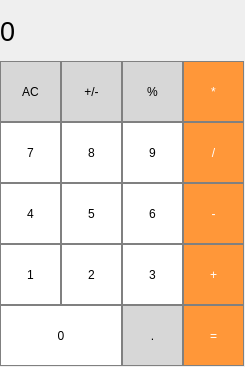
<?xml version="1.0" encoding="UTF-8"?>
<ui version="4.0">
 <class>MainWindow</class>
 <widget class="QMainWindow" name="MainWindow">
  <property name="geometry">
   <rect>
    <x>0</x>
    <y>0</y>
    <width>245</width>
    <height>367</height>
   </rect>
  </property>
  <property name="windowTitle">
   <string>MainWindow</string>
  </property>
  <widget class="QWidget" name="centralwidget">
   <widget class="QLabel" name="result_show">
    <property name="geometry">
     <rect>
      <x>0</x>
      <y>0</y>
      <width>244</width>
      <height>62</height>
     </rect>
    </property>
    <property name="font">
     <font>
      <pointsize>20</pointsize>
     </font>
    </property>
    <property name="layoutDirection">
     <enum>Qt::RightToLeft</enum>
    </property>
    <property name="autoFillBackground">
     <bool>false</bool>
    </property>
    <property name="styleSheet">
     <string notr="true">QLabel {

  border: 1px solid gray;
}

background-color : white;</string>
    </property>
    <property name="text">
     <string>0</string>
    </property>
   </widget>
   <widget class="QPushButton" name="pushButton_clear">
    <property name="geometry">
     <rect>
      <x>0</x>
      <y>61</y>
      <width>61</width>
      <height>61</height>
     </rect>
    </property>
    <property name="styleSheet">
     <string notr="true">QPushButton {
	background-color: rgb(215, 215, 215);
	border: 1px solid gray;
}
QPushButton:pressed {
	background-color: qlineargradient(x1: 0, y1: 0, x2:9, y2:1,
									stop: 0 #BEBEBE, stop: 1 #D7D7D7);
} </string>
    </property>
    <property name="text">
     <string>AC</string>
    </property>
   </widget>
   <widget class="QPushButton" name="pushButton_plus_minus">
    <property name="geometry">
     <rect>
      <x>61</x>
      <y>61</y>
      <width>61</width>
      <height>61</height>
     </rect>
    </property>
    <property name="styleSheet">
     <string notr="true">QPushButton {
	background-color: rgb(215, 215, 215);
	border: 1px solid gray;
}
QPushButton:pressed {
	background-color: qlineargradient(x1: 0, y1: 0, x2:9, y2:1,
									stop: 0 #BEBEBE, stop: 1 #D7D7D7);
} </string>
    </property>
    <property name="text">
     <string>+/-</string>
    </property>
   </widget>
   <widget class="QPushButton" name="pushButton_percent">
    <property name="geometry">
     <rect>
      <x>122</x>
      <y>61</y>
      <width>61</width>
      <height>61</height>
     </rect>
    </property>
    <property name="autoFillBackground">
     <bool>false</bool>
    </property>
    <property name="styleSheet">
     <string notr="true">QPushButton {
	background-color: rgb(215, 215, 215);
	border: 1px solid gray;
}
QPushButton:pressed {
	background-color: qlineargradient(x1: 0, y1: 0, x2:9, y2:1,
									stop: 0 #BEBEBE, stop: 1 #D7D7D7);
} </string>
    </property>
    <property name="text">
     <string>%</string>
    </property>
   </widget>
   <widget class="QPushButton" name="pushButton_mult">
    <property name="geometry">
     <rect>
      <x>183</x>
      <y>61</y>
      <width>61</width>
      <height>61</height>
     </rect>
    </property>
    <property name="styleSheet">
     <string notr="true">QPushButton {
	background-color: rgb(255, 151, 57);
	color: white;
	border: 1px solid grey;
}

QPushButton:pressed{
	background-color: qlineargradient(x1: 0, y1: 0, x2: 0, y2: 1,
									stop: 0 #FF7832, stop1  #FF9739);
}</string>
    </property>
    <property name="text">
     <string>*</string>
    </property>
   </widget>
   <widget class="QPushButton" name="pushButton_7">
    <property name="geometry">
     <rect>
      <x>0</x>
      <y>122</y>
      <width>61</width>
      <height>61</height>
     </rect>
    </property>
    <property name="styleSheet">
     <string notr="true">QPushButton{
	background-color:  rgb(255, 255, 255);
	border: 1px solid gray;
}

QPushButton:pressed{
	background-color: qlineargradient(x1: 0, y1: 0, x2: 0, y2: 1,
									stop: 0 #DADBDE, stop1  #F6F7FA);
}</string>
    </property>
    <property name="text">
     <string>7</string>
    </property>
   </widget>
   <widget class="QPushButton" name="pushButton_8">
    <property name="geometry">
     <rect>
      <x>61</x>
      <y>122</y>
      <width>61</width>
      <height>61</height>
     </rect>
    </property>
    <property name="styleSheet">
     <string notr="true">QPushButton{
	background-color:  rgb(255, 255, 255);
	border: 1px solid gray;
}

QPushButton:pressed{
	background-color: qlineargradient(x1: 0, y1: 0, x2: 0, y2: 1,
									stop: 0 #DADBDE, stop1  #F6F7FA);
}</string>
    </property>
    <property name="text">
     <string>8</string>
    </property>
   </widget>
   <widget class="QPushButton" name="pushButton_9">
    <property name="geometry">
     <rect>
      <x>122</x>
      <y>122</y>
      <width>61</width>
      <height>61</height>
     </rect>
    </property>
    <property name="styleSheet">
     <string notr="true">QPushButton{
	background-color:  rgb(255, 255, 255);
	border: 1px solid gray;
}

QPushButton:pressed{
	background-color: qlineargradient(x1: 0, y1: 0, x2: 0, y2: 1,
									stop: 0 #DADBDE, stop1  #F6F7FA);
}</string>
    </property>
    <property name="text">
     <string>9</string>
    </property>
   </widget>
   <widget class="QPushButton" name="pushButton_divide">
    <property name="geometry">
     <rect>
      <x>183</x>
      <y>122</y>
      <width>61</width>
      <height>61</height>
     </rect>
    </property>
    <property name="styleSheet">
     <string notr="true">QPushButton {
	background-color: rgb(255, 151, 57);
	color: white;
	border: 1px solid grey;
}

QPushButton:pressed{
	background-color: qlineargradient(x1: 0, y1: 0, x2: 0, y2: 1,
									stop: 0 #FF7832, stop1  #FF9739);
}</string>
    </property>
    <property name="text">
     <string>/</string>
    </property>
   </widget>
   <widget class="QPushButton" name="pushButton_4">
    <property name="geometry">
     <rect>
      <x>0</x>
      <y>183</y>
      <width>61</width>
      <height>61</height>
     </rect>
    </property>
    <property name="styleSheet">
     <string notr="true">QPushButton{
	background-color:  rgb(255, 255, 255);
	border: 1px solid gray;
}

QPushButton:pressed{
	background-color: qlineargradient(x1: 0, y1: 0, x2: 0, y2: 1,
									stop: 0 #DADBDE, stop1  #F6F7FA);
}</string>
    </property>
    <property name="text">
     <string>4</string>
    </property>
   </widget>
   <widget class="QPushButton" name="pushButton_5">
    <property name="geometry">
     <rect>
      <x>61</x>
      <y>183</y>
      <width>61</width>
      <height>61</height>
     </rect>
    </property>
    <property name="styleSheet">
     <string notr="true">QPushButton{
	background-color:  rgb(255, 255, 255);
	border: 1px solid gray;
}

QPushButton:pressed{
	background-color: qlineargradient(x1: 0, y1: 0, x2: 0, y2: 1,
									stop: 0 #DADBDE, stop1  #F6F7FA);
}</string>
    </property>
    <property name="text">
     <string>5</string>
    </property>
   </widget>
   <widget class="QPushButton" name="pushButton_6">
    <property name="geometry">
     <rect>
      <x>122</x>
      <y>183</y>
      <width>61</width>
      <height>61</height>
     </rect>
    </property>
    <property name="styleSheet">
     <string notr="true">QPushButton{
	background-color:  rgb(255, 255, 255);
	border: 1px solid gray;
}

QPushButton:pressed{
	background-color: qlineargradient(x1: 0, y1: 0, x2: 0, y2: 1,
									stop: 0 #DADBDE, stop1  #F6F7FA);
}</string>
    </property>
    <property name="text">
     <string>6</string>
    </property>
   </widget>
   <widget class="QPushButton" name="pushButton_minus">
    <property name="geometry">
     <rect>
      <x>183</x>
      <y>183</y>
      <width>61</width>
      <height>61</height>
     </rect>
    </property>
    <property name="styleSheet">
     <string notr="true">QPushButton {
	background-color: rgb(255, 151, 57);
	color: white;
	border: 1px solid grey;
}

QPushButton:pressed{
	background-color: qlineargradient(x1: 0, y1: 0, x2: 0, y2: 1,
									stop: 0 #FF7832, stop1  #FF9739);
}</string>
    </property>
    <property name="text">
     <string>-</string>
    </property>
   </widget>
   <widget class="QPushButton" name="pushButton_1">
    <property name="geometry">
     <rect>
      <x>0</x>
      <y>244</y>
      <width>61</width>
      <height>61</height>
     </rect>
    </property>
    <property name="styleSheet">
     <string notr="true">QPushButton{
	background-color:  rgb(255, 255, 255);
	border: 1px solid gray;
}

QPushButton:pressed{
	background-color: qlineargradient(x1: 0, y1: 0, x2: 0, y2: 1,
									stop: 0 #DADBDE, stop1  #F6F7FA);
}</string>
    </property>
    <property name="text">
     <string>1</string>
    </property>
   </widget>
   <widget class="QPushButton" name="pushButton_2">
    <property name="geometry">
     <rect>
      <x>61</x>
      <y>244</y>
      <width>61</width>
      <height>61</height>
     </rect>
    </property>
    <property name="styleSheet">
     <string notr="true">QPushButton{
	background-color:  rgb(255, 255, 255);
	border: 1px solid gray;
}

QPushButton:pressed{
	background-color: qlineargradient(x1: 0, y1: 0, x2: 0, y2: 1,
									stop: 0 #DADBDE, stop1  #F6F7FA);
}</string>
    </property>
    <property name="text">
     <string>2</string>
    </property>
   </widget>
   <widget class="QPushButton" name="pushButton_3">
    <property name="geometry">
     <rect>
      <x>122</x>
      <y>244</y>
      <width>61</width>
      <height>61</height>
     </rect>
    </property>
    <property name="styleSheet">
     <string notr="true">QPushButton{
	background-color:  rgb(255, 255, 255);
	border: 1px solid gray;
}

QPushButton:pressed{
	background-color: qlineargradient(x1: 0, y1: 0, x2: 0, y2: 1,
									stop: 0 #DADBDE, stop1  #F6F7FA);
}</string>
    </property>
    <property name="text">
     <string>3</string>
    </property>
   </widget>
   <widget class="QPushButton" name="pushButton_plus">
    <property name="geometry">
     <rect>
      <x>183</x>
      <y>244</y>
      <width>61</width>
      <height>61</height>
     </rect>
    </property>
    <property name="styleSheet">
     <string notr="true">QPushButton {
	background-color: rgb(255, 151, 57);
	color: white;
	border: 1px solid grey;
}

QPushButton:pressed{
	background-color: qlineargradient(x1: 0, y1: 0, x2: 0, y2: 1,
									stop: 0 #FF7832, stop1  #FF9739);
}</string>
    </property>
    <property name="text">
     <string>+</string>
    </property>
   </widget>
   <widget class="QPushButton" name="pushButton_0">
    <property name="geometry">
     <rect>
      <x>0</x>
      <y>305</y>
      <width>122</width>
      <height>61</height>
     </rect>
    </property>
    <property name="styleSheet">
     <string notr="true">QPushButton{
	background-color:  rgb(255, 255, 255);
	border: 1px solid gray;
}

QPushButton:pressed{
	background-color: qlineargradient(x1: 0, y1: 0, x2: 0, y2: 1,
									stop: 0 #DADBDE, stop1  #F6F7FA);
}</string>
    </property>
    <property name="text">
     <string>0</string>
    </property>
   </widget>
   <widget class="QPushButton" name="pushButton_dot">
    <property name="geometry">
     <rect>
      <x>122</x>
      <y>305</y>
      <width>61</width>
      <height>61</height>
     </rect>
    </property>
    <property name="styleSheet">
     <string notr="true">QPushButton {
	background-color: rgb(215, 215, 215);
	border: 1px solid gray;
}
QPushButton:pressed {
	background-color: qlineargradient(x1: 0, y1: 0, x2:9, y2:1,
									stop: 0 #BEBEBE, stop: 1 #D7D7D7);
} </string>
    </property>
    <property name="text">
     <string>.</string>
    </property>
   </widget>
   <widget class="QPushButton" name="pushButton_equil">
    <property name="geometry">
     <rect>
      <x>183</x>
      <y>305</y>
      <width>61</width>
      <height>61</height>
     </rect>
    </property>
    <property name="styleSheet">
     <string notr="true">QPushButton {
	background-color: rgb(255, 151, 57);
	color: white;
	border: 1px solid grey;
}

QPushButton:pressed{
	background-color: qlineargradient(x1: 0, y1: 0, x2: 0, y2: 1,
									stop: 0 #FF7832, stop1  #FF9739);
}</string>
    </property>
    <property name="text">
     <string>=</string>
    </property>
   </widget>
  </widget>
 </widget>
 <resources/>
 <connections/>
</ui>
